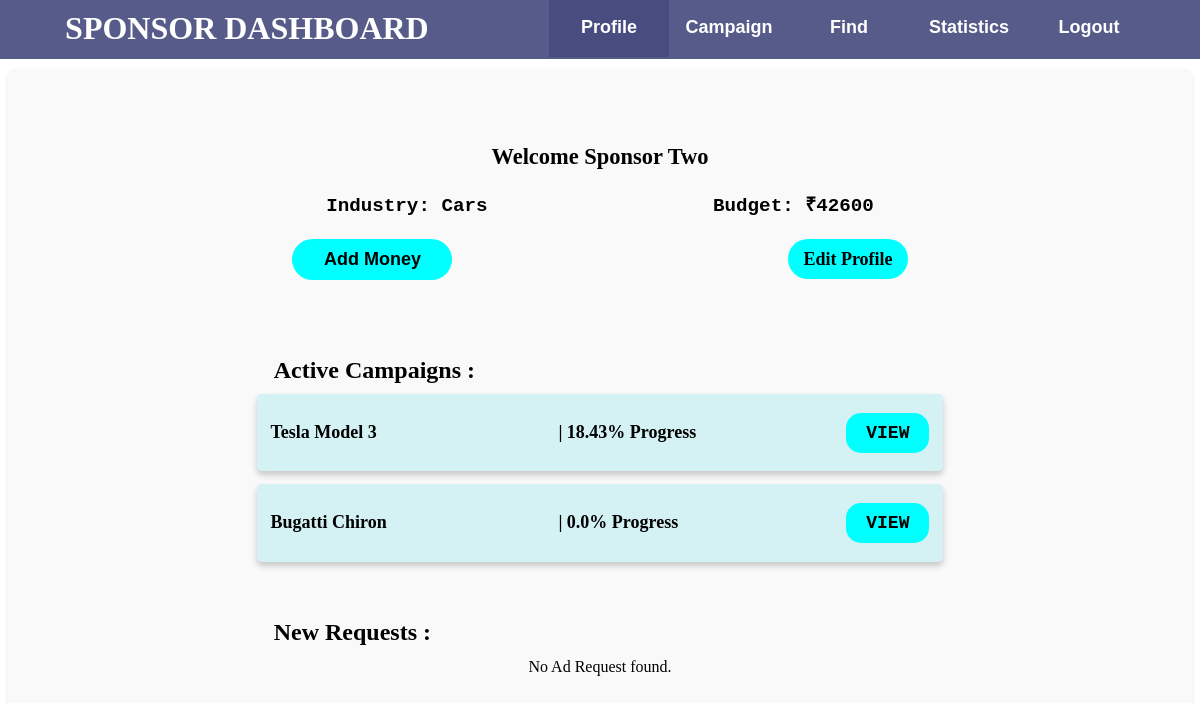
/sponsor_dashboard (signed in), run on an earlier commit of the app's database.
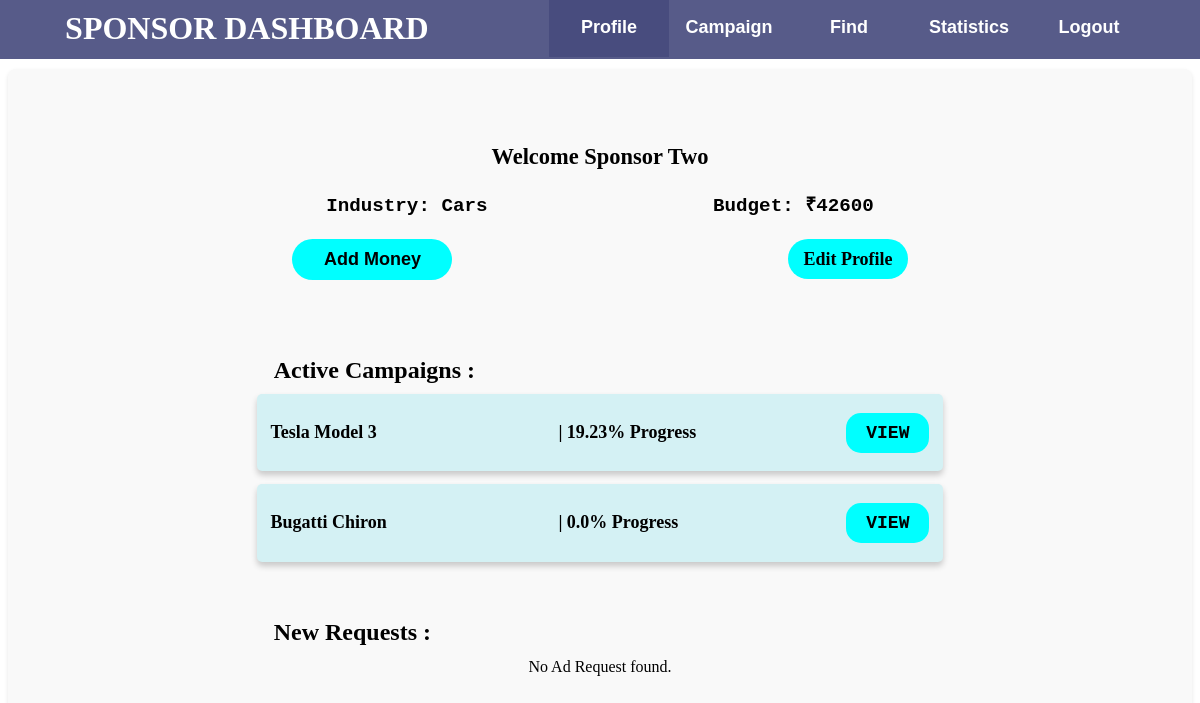
And on a later commit of the database.
### models.py (models this page shows)
class Sponsor(db.Model):
    id = db.Column(db.Integer, primary_key=True)
    name = db.Column(db.String(60), nullable=False)
    email = db.Column(db.String(120), unique=True, nullable=False)
    password = db.Column(db.String(120), nullable=False)
    budget = db.Column(db.Integer, nullable=False)
    industry = db.Column(db.String(60), nullable=True)
    age = db.Column(db.Integer, nullable=True)
    campaigns = db.relationship('Campaign', backref='sponsor', lazy=True)
    flagged = db.Column(db.Boolean, nullable=False, default=False)

class Campaign(db.Model):
    id = db.Column(db.Integer, primary_key=True)
    name = db.Column(db.String(120), nullable=False)
    description = db.Column(db.String(360), nullable=False)
    start_date = db.Column(db.DateTime, nullable=False, default=datetime.utcnow)
    end_date = db.Column(db.DateTime, nullable=False)
    budget = db.Column(db.Float, nullable=False)
    visibility = db.Column(db.String(50), nullable=False)  # e.g., 'public', 'private'
    goals = db.Column(db.Text, nullable=False)
    sponsor_id = db.Column(db.Integer, db.ForeignKey('sponsor.id'), nullable=False)
    ad_requests = db.relationship('AdRequest', backref='campaign', lazy=True)
    progress = db.Column(db.Float, nullable=False)
    stat = db.Column(db.String(20), nullable= False, default= "Pending") #Pending, Active, Inactive, Completed
    flagged = db.Column(db.Boolean, nullable=False, default=False)

### routes.py (the view, shortened to what this page needs)
@main_bp.route("/sponsor_dashboard", methods=["GET", "POST"])
def sponsor_dashboard():
    if "spon_id" in session:
        spon = Sponsor.query.get(session["spon_id"])
    else:
        return redirect(url_for("main.login_user"))
    if spon.flagged:
        return render_template("user_flagged.html")
    campaigns = Campaign.query.filter_by(sponsor_id=spon.id,flagged=False).order_by(Campaign.id.desc()).all()
    for campaign in Campaign.query.all():
        campaign.progress = calculate_progress(campaign.start_date, campaign.end_date)
    db.session.commit()
    adrequests = AdRequest.query.filter_by(flagged=False).filter(
        AdRequest.campaign_id.in_([c.id for c in campaigns])
    ).order_by(AdRequest.id.desc()).all()
    influencers = Influencer.query.filter_by(flagged=False).all()
    total_campaigns = len(campaigns)
    public_campaigns = len([c for c in campaigns if c.visibility == 'public'])
    private_campaigns = len([c for c in campaigns if c.visibility == 'private'])
    total_ad_requests = len(adrequests)
    accepted_requests = AdRequest.query.filter(
        AdRequest.campaign_id.in_([c.id for c in campaigns]),AdRequest.status=='Accepted'
    ).count()
    rejected_requests = AdRequest.query.filter(
        AdRequest.campaign_id.in_([c.id for c in campaigns]),AdRequest.status=='Rejected'
    ).count()
    pending_requests = AdRequest.query.filter(
        AdRequest.campaign_id.in_([c.id for c in campaigns]),AdRequest.status=='Pending'
    ).count()
    money_spent = sum(ad.payment_amount if not ad.negotiation else ad.negotiation_amt for ad in  AdRequest.query.filter(
        AdRequest.campaign_id.in_([c.id for c in campaigns]),AdRequest.status=='Accepted'
    ))
    sent_requests = AdRequest.query.filter(AdRequest.campaign_id.in_([c.id for c in campaigns]), AdRequest.for_who == 'influencer').count()
    received_requests = AdRequest.query.filter(AdRequest.campaign_id.in_([c.id for c in campaigns]), AdRequest.for_who == 'sponsor').count()
    def create_pie_chart(labels, sizes, colors):
        if not sizes or sum(sizes) == 0:
            labels = ['No Data']
            sizes = [1]
            colors = ['grey']
        fig, ax = plt.subplots()
        ax.pie(sizes, labels=labels, colors=colors, autopct='%1.1f%%', startangle=140)
        ax.axis('equal')
        buf = BytesIO()
        plt.savefig(buf, format='png')
        buf.seek(0)
        img_data = base64.b64encode(buf.getvalue()).decode('utf8')
        plt.close(fig)
        return img_data
    campaign_visibility_data = {
        'Public': Campaign.query.filter_by(sponsor_id=spon.id, visibility='public').count(),
        'Private': Campaign.query.filter_by(sponsor_id=spon.id, visibility='private').count()
    }
    campaign_visibility_chart = create_pie_chart(
        list(campaign_visibility_data.keys()),
        list(campaign_visibility_data.values()),
        ['#36A2EB', '#FF6384']
    )
    ad_request_status_data = {
        'Pending': AdRequest.query.filter(AdRequest.campaign_id.in_([c.id for c in campaigns]), AdRequest.status == 'Pending').count(),
        'Accepted': AdRequest.query.filter(AdRequest.campaign_id.in_([c.id for c in campaigns]), AdRequest.status == 'Accepted').count(),
        'Rejected': AdRequest.query.filter(AdRequest.campaign_id.in_([c.id for c in campaigns]), AdRequest.status == 'Rejected').count()
    }
    ad_request_status_chart = create_pie_chart(
        list(ad_request_status_data.keys()),
        list(ad_request_status_data.values()),
        ['#FFCE56', '#4BC0C0', '#FF6384']
    )
    categories = db.session.query(Influencer.category).distinct().all()
    adreq_dict = {campaignn.id: AdRequest.query.filter_by(campaign_id=campaignn.id).order_by(AdRequest.id.desc()).first() for campaignn in Campaign.query.filter_by(sponsor_id=spon.id).all()}
    return render_template("sponsor_dashboard.html",
                           user=spon,
                           campaigns=campaigns,
                           adrequests=adrequests,
                           influencers=influencers,
                           categories=[c[0] for c in categories],
                           adreq_dict=adreq_dict,
                           total_campaigns=total_campaigns,
                           public_campaigns=public_campaigns,
                           private_campaigns=private_campaigns,
                           total_ad_requests=total_ad_requests,
                           accepted_requests=accepted_requests,
                           rejected_requests=rejected_requests,
                           pending_requests=pending_requests,
                           money_spent=money_spent,
                           sent_requests=sent_requests,
                           received_requests=received_requests,
                           campaign_visibility_chart=campaign_visibility_chart,
                           ad_request_status_chart=ad_request_status_chart)

### routes.py (called while the page is built)
def calculate_progress(start_date, end_date):
    total_duration = (end_date - start_date).total_seconds() /(60*60)
    elapsed_duration = (datetime.now() - start_date).total_seconds() /(60*60)
    if total_duration == 0:
        return 100
    return round(min(100, max(0, (elapsed_duration / total_duration) * 100)),2)

### templates/sponsor_dashboard.html (shortened to what this page needs)
<!DOCTYPE html>
<html lang="en">
<head>
    <link href="{{ url_for('static', filename='styles.css') }}" rel="stylesheet">
</head>
<body>
    <div class="header" id="heading">
        <h1 id="head">SPONSOR DASHBOARD</h1>
        <div id="inlline">
            <button onclick="showSection('profile')" id="profileButton">Profile</button>
            <button onclick="showSection('campaign')" id="campaignButton">Campaign</button>
            <button onclick="showSection('find')" id="findButton">Find</button>
            <button onclick="showSection('stats')" id="statsButton">Statistics</button>
            <button onclick="logout('{{url_for('main.logout')}}')">Logout</button>
        </div>
    </div>
    <div id="profile" class="section active">
        <div class="welcome">
            <h3>Welcome {{user.name}}</h3>
            <p>Industry: {{user.industry}}</p>
            <p>Budget: ₹{{user.budget}}</p>
            <br><br>
            <button id="addMoneyBtn">Add Money</button>
            <a href="#popup" id="edprofbtn">Edit Profile</a>
        </div>
        <div class="accamp">
            <h3>Active Campaigns : </h3>
            <div>
                {% for campaign in campaigns %}
                {% if campaign.sponsor_id == user.id and campaign.progress < 100 and campaign.ad_requests and
                    adreq_dict[campaign.id].status=="Accepted" %} <div class="accamprow">
                    <p class="first">{{campaign.name}}</p>
                    <p class="second">| {{campaign.progress}}% Progress</p>
                    <button id="viewbtn" onclick="openViewModal('{{ campaign.id }}')">VIEW</button>
            </div>
            {% endif %}
            {% else %}
            <p>No campaigns found.</p>
            {% endfor %}
        </div>
    </div>
    <div class="accamp">
        <h3>New Requests :</h3>
        <div>
            {% for adrequest in adrequests if adrequest.status == "Pending" and adrequest.campaign.progress < 100 and
                adrequest.for_who=="sponsor" %} <div class="accamprow">
                <p class="first">{{ adrequest.campaign.name }}</p>
                <p id="sec" class="second">| {{ adrequest.influencer.name }}</p>
                <button id="btn1" onclick="openAdRequestModal('{{ adrequest.id }}')"
                    href="#viewcampaign{{ adrequest.id }}">VIEW</button>
                {% if adrequest.status == "Pending" %}
                <form action="{{ url_for('main.accept_ad_request', ad_request_id=adrequest.id) }}" method="post"
                    style="display:inline;">
                    <button type="submit" id="btn2" href="#viewcampaign{{ adrequest.id }}">ACCEPT</button>
                </form>
                <form action="{{ url_for('main.reject_ad_request', ad_request_id=adrequest.id) }}" method="post"
                    style="display:inline;">
                    <button type="submit" id="btn3">REJECT</button>
                </form>
                {% endif %}
                <div id="viewAdRequestModal-{{ adrequest.id }}" class="modal">
                    <div class="modal-content">
                        <span class="close" onclick="closeAdRequestModal('{{ adrequest.id }}')">&times;</span>
                        <h2>Ad Request Details</h2>
                        <p><strong>Status:</strong>
                            {% if adrequest.status == 'Pending' %}
                            <span style="color: orange;">{{ adrequest.status }}</span>
                            {% elif adrequest.status == 'Accepted' %}
                            <span style="color: green;">{{ adrequest.status }}</span>
                            {% else %}
                            <span style="color: red;">{{ adrequest.status }}</span>
                            {% endif %}
                        </p>
                        <p><strong>Campaign name:</strong> {{ adrequest.campaign.name }}</p>
                        <p><strong>Influencer name:</strong> {{ adrequest.influencer.name }}</p>
                        <p><strong>Message:</strong> {{ adrequest.message }}</p>
                        <p><strong>Requirements:</strong> {{ adrequest.requirements }}</p>
                        <p><strong>Payment Amount:</strong> {{ adrequest.payment_amount }}</p>
                        {% if adrequest.negotiation %}
                        <p><strong>Negotiation Amount:</strong> {{ adrequest.negotiation_amt }}</p>
                        {% endif %}
                        {% if adrequest.status == 'Pending' %}
                        <div class="actions">
                            <form action="{{ url_for('main.accept_ad_request', ad_request_id=adrequest.id) }}"
                                method="post" style="display:inline;">
                                <button type="submit">Accept</button>
                            </form>
                            <form action="{{ url_for('main.reject_ad_request', ad_request_id=adrequest.id) }}"
                                method="post" style="display:inline;">
                                <button style="background-color: red;" type="submit">Reject</button>
                            </form>
                            {% if adrequest.negotiation %}
                            <form action="{{ url_for('main.negotiate_ad_request', ad_request_id=adrequest.id) }}"
                                method="post" style="display:inline;">
                                <input type="text" name="negotiation_amount" placeholder="Negotiation Amount">
                                <button type="submit">Negotiate Again</button>
                            </form>
                            {% endif %}
                        </div>
                        {% endif %}
                    </div>
                </div>
        </div>
        {% else %}
        <p>No Ad Request found.</p>
        {% endfor %}
    </div>
    </div>
    </div>
</body>
</html>

### static/styles.css (style rules this page uses)
#heading { background-color: rgba(72, 76, 126, 0.914); color: white; padding: 0; margin: -10px; }
#head { text-align: left; margin: 1%; }
.header { display: flex; justify-content: space-around; }
.header button { padding: 0; padding-top: 2px; border: none; cursor: pointer; display: inline; height: 100%; width: 120px; font-size: large; background-color: rgba(72, 76, 126, 0); color: white; margin: -2px; font-weight: 700; }
.header button.active { background-color: rgba(72, 76, 126, 1); }
.section { display: none; }
.section.active { display: block; margin-top: 20px; }
.welcome { height: fit-content; text-align: center; font-size: larger; position: relative; padding: 20px; }
.welcome h3 { margin: 35px 0 0; }
.welcome p { display: inline-block; margin: 0 10%; font-family: 'Courier New', Courier, monospace; font-weight: bold; padding-top: 20px; text-align: center; }
.welcome a, #addMoneyBtn { background-color: cyan; color: black; font-size: large; font-weight: bold; padding: 10px 15px; border-radius: 25px; text-decoration: none; border: none; cursor: pointer; margin: 0 15%; }
.welcome a { width: 160px; }
#addMoneyBtn { width: 160px; }
.accamp { width: 60%; margin: 0 auto; text-align: center; }
.accamp h3 { margin-top: 50px; padding: 1%; font-size: x-large; text-align: left; margin-left: 10px; margin-bottom: -10px; }
.accamprow { display: flex; justify-content: space-between; align-items: center; border-radius: 5px; background-color: #d4f1f4; color: black; font-size: medium; font-weight: bold; padding: 2%; margin: 13px auto; height: 50px; box-shadow: 0 4px 6px rgba(0, 0, 0, 0.2); }
.accamprow .first { width: 40%; text-align: left; font-size: large; }
.accamprow .second { width: 40%; text-align: left; font-size: large; }
.accamprow button, .accamprow a { text-decoration: none; background-color: cyan; color: black; font-size: large; font-weight: bold; border: 0cap; padding: 10px 20px; border-radius: 15px; white-space: nowrap; font-family: 'Courier New', Courier, monospace; }
#edprofbtn { text-decoration: none; }
.section { padding: 20px; background-color: #f9f9f9; border-radius: 8px; box-shadow: 0 2px 4px rgba(0, 0, 0, 0.1); min-height: 100vh; }

What changed in the data, as far as the page shows it:
changed Campaign "Tesla Model 3": progress "18.43" → "19.23"
